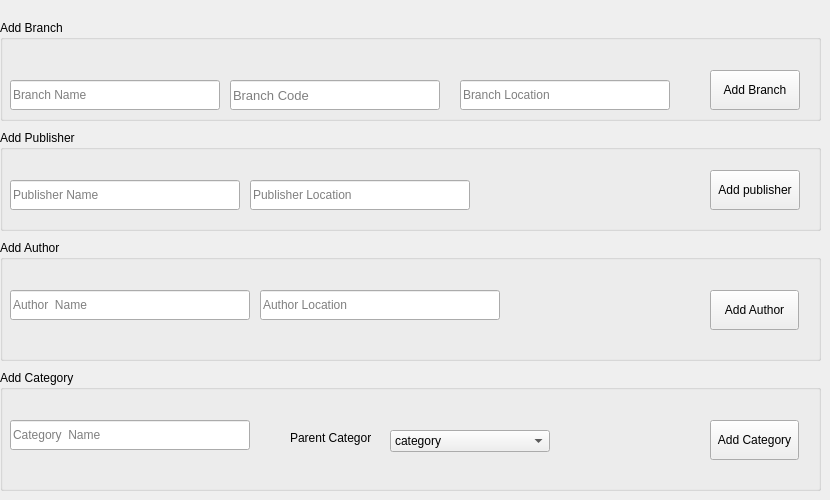
      <widget class="QWidget" name="tab_20">
       <attribute name="title">
        <string>Add Date</string>
       </attribute>
       <widget class="QGroupBox" name="groupBox">
        <property name="geometry">
         <rect>
          <x>0</x>
          <y>20</y>
          <width>821</width>
          <height>101</height>
         </rect>
        </property>
        <property name="title">
         <string>Add Branch</string>
        </property>
        <widget class="QPushButton" name="pushButton_21">
         <property name="geometry">
          <rect>
           <x>710</x>
           <y>50</y>
           <width>90</width>
           <height>40</height>
          </rect>
         </property>
         <property name="text">
          <string>Add Branch</string>
         </property>
        </widget>
        <widget class="QLineEdit" name="lineEdit_28">
         <property name="geometry">
          <rect>
           <x>230</x>
           <y>60</y>
           <width>210</width>
           <height>30</height>
          </rect>
         </property>
         <property name="font">
          <font>
           <pointsize>10</pointsize>
          </font>
         </property>
         <property name="placeholderText">
          <string>Branch Code</string>
         </property>
        </widget>
        <widget class="QLineEdit" name="lineEdit_31">
         <property name="geometry">
          <rect>
           <x>10</x>
           <y>60</y>
           <width>210</width>
           <height>30</height>
          </rect>
         </property>
         <property name="placeholderText">
          <string>Branch Name</string>
         </property>
        </widget>
        <widget class="QLineEdit" name="lineEdit_32">
         <property name="geometry">
          <rect>
           <x>460</x>
           <y>60</y>
           <width>210</width>
           <height>30</height>
          </rect>
         </property>
         <property name="placeholderText">
          <string>Branch Location</string>
         </property>
        </widget>
       </widget>
       <widget class="QGroupBox" name="groupBox_3">
        <property name="geometry">
         <rect>
          <x>0</x>
          <y>240</y>
          <width>821</width>
          <height>121</height>
         </rect>
        </property>
        <property name="title">
         <string>Add Author</string>
        </property>
        <widget class="QPushButton" name="pushButton_23">
         <property name="geometry">
          <rect>
           <x>710</x>
           <y>50</y>
           <width>89</width>
           <height>40</height>
          </rect>
         </property>
         <property name="text">
          <string>Add Author</string>
         </property>
        </widget>
        <widget class="QLineEdit" name="lineEdit_30">
         <property name="geometry">
          <rect>
           <x>10</x>
           <y>50</y>
           <width>240</width>
           <height>30</height>
          </rect>
         </property>
         <property name="placeholderText">
          <string>Author  Name</string>
         </property>
        </widget>
        <widget class="QLineEdit" name="lineEdit_34">
         <property name="geometry">
          <rect>
           <x>260</x>
           <y>50</y>
           <width>240</width>
           <height>30</height>
          </rect>
         </property>
         <property name="placeholderText">
          <string>Author Location</string>
         </property>
        </widget>
       </widget>
       <widget class="QGroupBox" name="groupBox_4">
        <property name="geometry">
         <rect>
          <x>0</x>
          <y>130</y>
          <width>821</width>
          <height>101</height>
         </rect>
        </property>
        <property name="title">
         <string>Add Publisher</string>
        </property>
        <widget class="QPushButton" name="pushButton_22">
         <property name="geometry">
          <rect>
           <x>710</x>
           <y>40</y>
           <width>90</width>
           <height>40</height>
          </rect>
         </property>
         <property name="text">
          <string>Add publisher</string>
         </property>
        </widget>
        <widget class="QLineEdit" name="lineEdit_29">
         <property name="geometry">
          <rect>
           <x>10</x>
           <y>50</y>
           <width>230</width>
           <height>30</height>
          </rect>
         </property>
         <property name="placeholderText">
          <string>Publisher Name</string>
         </property>
        </widget>
        <widget class="QLineEdit" name="lineEdit_33">
         <property name="geometry">
          <rect>
           <x>250</x>
           <y>50</y>
           <width>220</width>
           <height>30</height>
          </rect>
         </property>
         <property name="placeholderText">
          <string>Publisher Location</string>
         </property>
        </widget>
       </widget>
       <widget class="QGroupBox" name="groupBox_5">
        <property name="geometry">
         <rect>
          <x>0</x>
          <y>370</y>
          <width>821</width>
          <height>121</height>
         </rect>
        </property>
        <property name="title">
         <string>Add Category</string>
        </property>
        <widget class="QPushButton" name="pushButton_25">
         <property name="geometry">
          <rect>
           <x>710</x>
           <y>50</y>
           <width>89</width>
           <height>40</height>
          </rect>
         </property>
         <property name="text">
          <string>Add Category</string>
         </property>
        </widget>
        <widget class="QLineEdit" name="lineEdit_35">
         <property name="geometry">
          <rect>
           <x>10</x>
           <y>50</y>
           <width>240</width>
           <height>30</height>
          </rect>
         </property>
         <property name="placeholderText">
          <string>Category  Name</string>
         </property>
        </widget>
        <widget class="QLabel" name="label_2">
         <property name="geometry">
          <rect>
           <x>290</x>
           <y>60</y>
           <width>81</width>
           <height>16</height>
          </rect>
         </property>
         <property name="text">
          <string>Parent Category</string>
         </property>
        </widget>
        <widget class="QComboBox" name="comboBox_3">
         <property name="geometry">
          <rect>
           <x>390</x>
           <y>60</y>
           <width>160</width>
           <height>22</height>
          </rect>
         </property>
         <item>
          <property name="text">
           <string>category</string>
          </property>
         </item>
        </widget>
       </widget>
      </widget>
